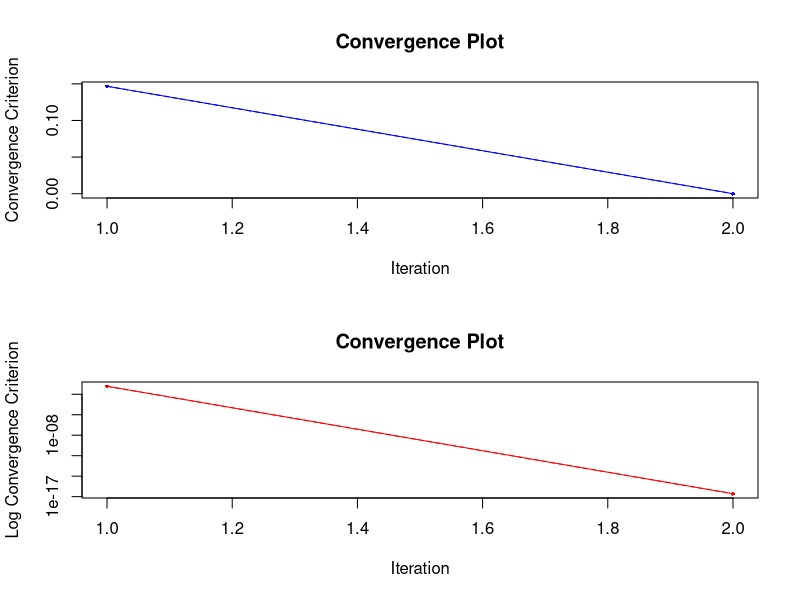
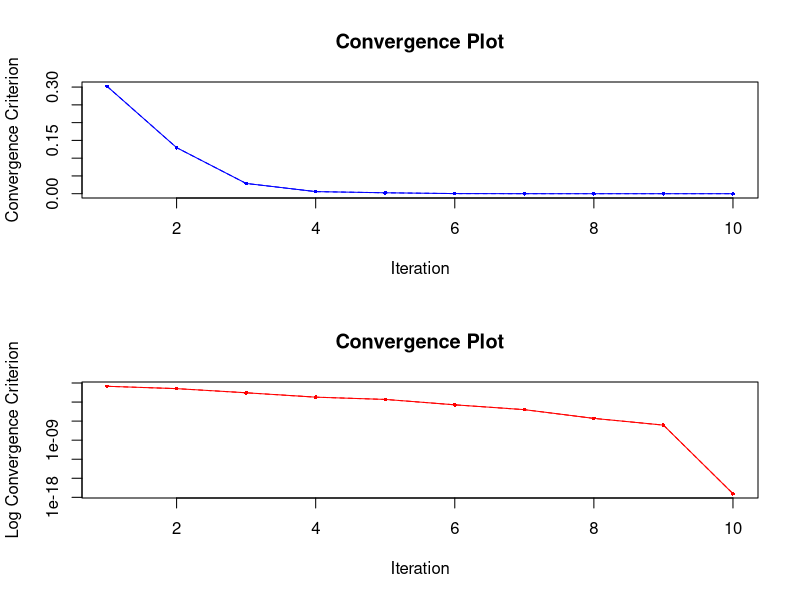

Generate these figures, in order, with R:
# --------------------------------------------------------------
# Computational Statistics
# Homework 1
# Names: Paul Jarschke, Jan Parlesak, Leon Löppert
# --------------------------------------------------------------

# Problem 1.1 Conjugate Gradient Algorithm ----

cg <- function(A, b, x) {
  # Initializations:
  r <- b - A %*% x  # initial residual vector
  p <- r  # direction vector
  j <- 0  # iteration counter
  
  conv <- c()  # convergence criterion tracker
  err <- c()  # error tracker
  
  conv[1] <- norm(r, "2")
  
  if (all(b == 0)) {
    # if b is a zero vector, track error
    err[1] <- norm(x, "I")
  }
  
  # Iterate until residual norm is sufficiently small
  # or reached max number of iterations
  cat("Starting Conguate Gradient algorithm...\n")
  while ((norm(r, "2") / norm(b, "2") > 1e-14) && j < 500) {
    alpha <- (crossprod(r)) / (t(p) %*% A %*% p)  # step size
    x <- x + c(alpha) * p  # Update solution vector x
    rnew <- r - c(alpha) * (A %*% p)  # new residual vector
    beta <-
      crossprod(rnew) / crossprod(r)  # calculate beta coefficient
    p <- rnew + c(beta) * p  # update direction vector
    r <- rnew  # update residual vector
    j <- j + 1  # update iteration counter
    conv[j] <- norm(r, "2") / norm(b, "2")  # track convergence
    
    if (all(b == 0)) {
      # if b is a zero vector, track error
      err[j] <- norm(x, "I")
    }
    # Iteration counter:
    cat(sprintf('It. %3.0f: %20.16e\n', j, conv[j]), "\n")
  }
  cat("...finished!\n")
  cat("The solution for x is:", x, "\n")
  
  # Convergence plots (Convergence criterion over iterations):
  par(mfrow = c(2, 1))
  
  plot(
    1:j,
    conv,
    type = "o",
    col = "blue",
    pch = 16,
    cex = 0.5,
    main = "Convergence Plot",
    xlab = "Iteration",
    ylab = "Convergence Criterion"
  )
  lines(1:j, conv, lty = 2, col = 'blue')
  
  plot(
    1:j,
    conv,
    log = "y",
    type = "o",
    col = "red",
    pch = 16,
    cex = 0.5,
    main = "Convergence Plot",
    xlab = "Iteration",
    ylab = "Log Convergence Criterion"
  )
  lines(1:j, conv, lty = 2, col = 'red')
  
  # Return the convergence history and the final solution vector
  return(list(conv = conv, x = x))
}

# Testing CG algorithm ----

## Easy example: ----
A <- matrix(c(4, 1, 1, 3), nrow = 2)  # Coefficient matrix A
x <- matrix(c(1, 2), nrow = 2)  # True x
b <- A %*% x  # b vector (RHS)

x0 <- c(0, 0)  # initial guess for x

cg_results <- cg(A, b, x0)
R_solver_results <- solve(A, b)

x
cg_results
R_solver_results

## More complex examples: ----

# Generate a random matrix
n <- 10
A <- matrix(rnorm(n * n), n, n)

# Ensure A is symmetric positive-definite
A <- crossprod(A) + n * diag(n)

# Generate a random vector b
b <- rnorm(n)

# Initial guess for x
x0 <- rep(0, n)

cg_results <- cg(A, b, x0)
R_solver_results <- solve(A, b)

# Print final results
cat('Final solution x:\n')
print(cg_results$x)
print(R_solver_results)